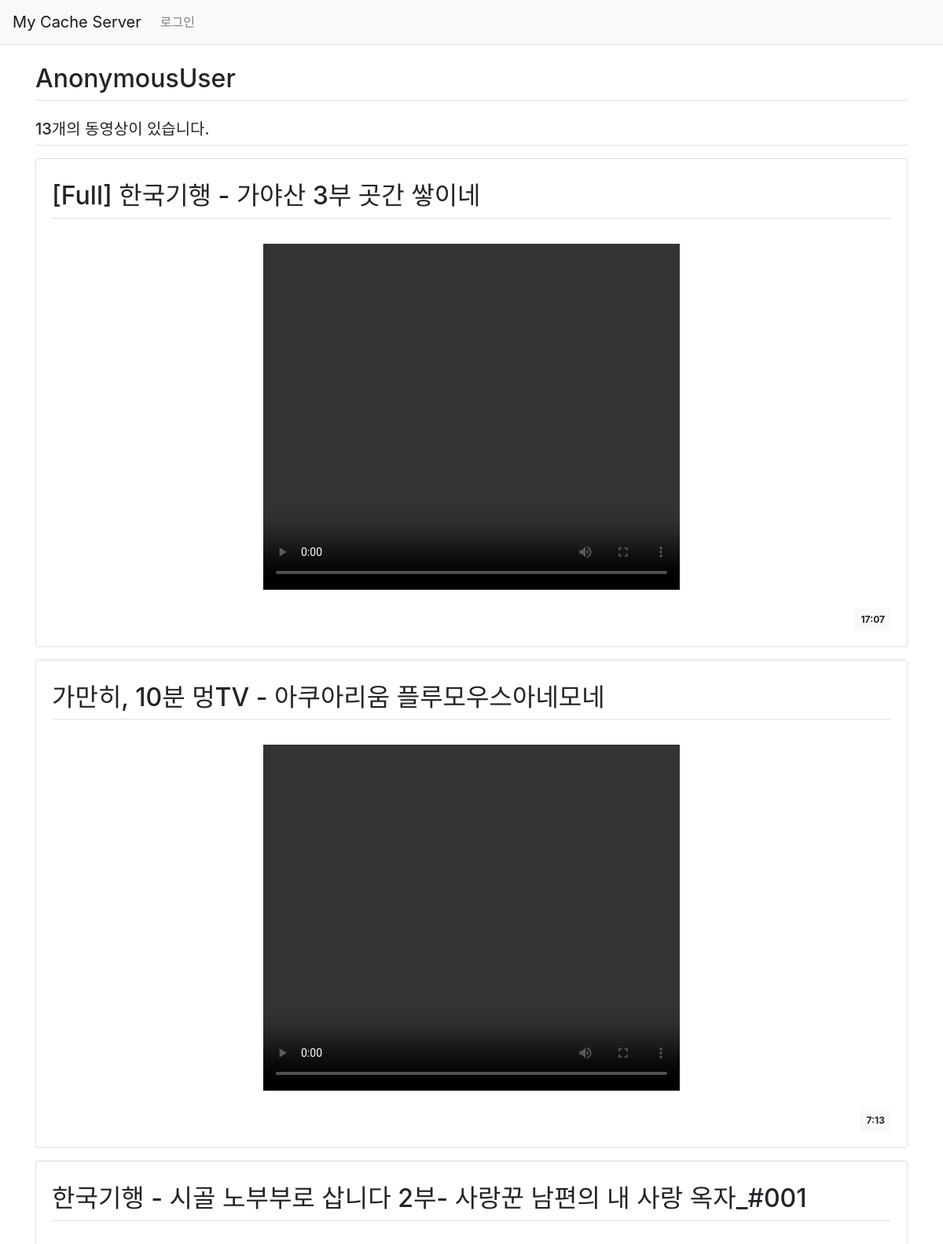
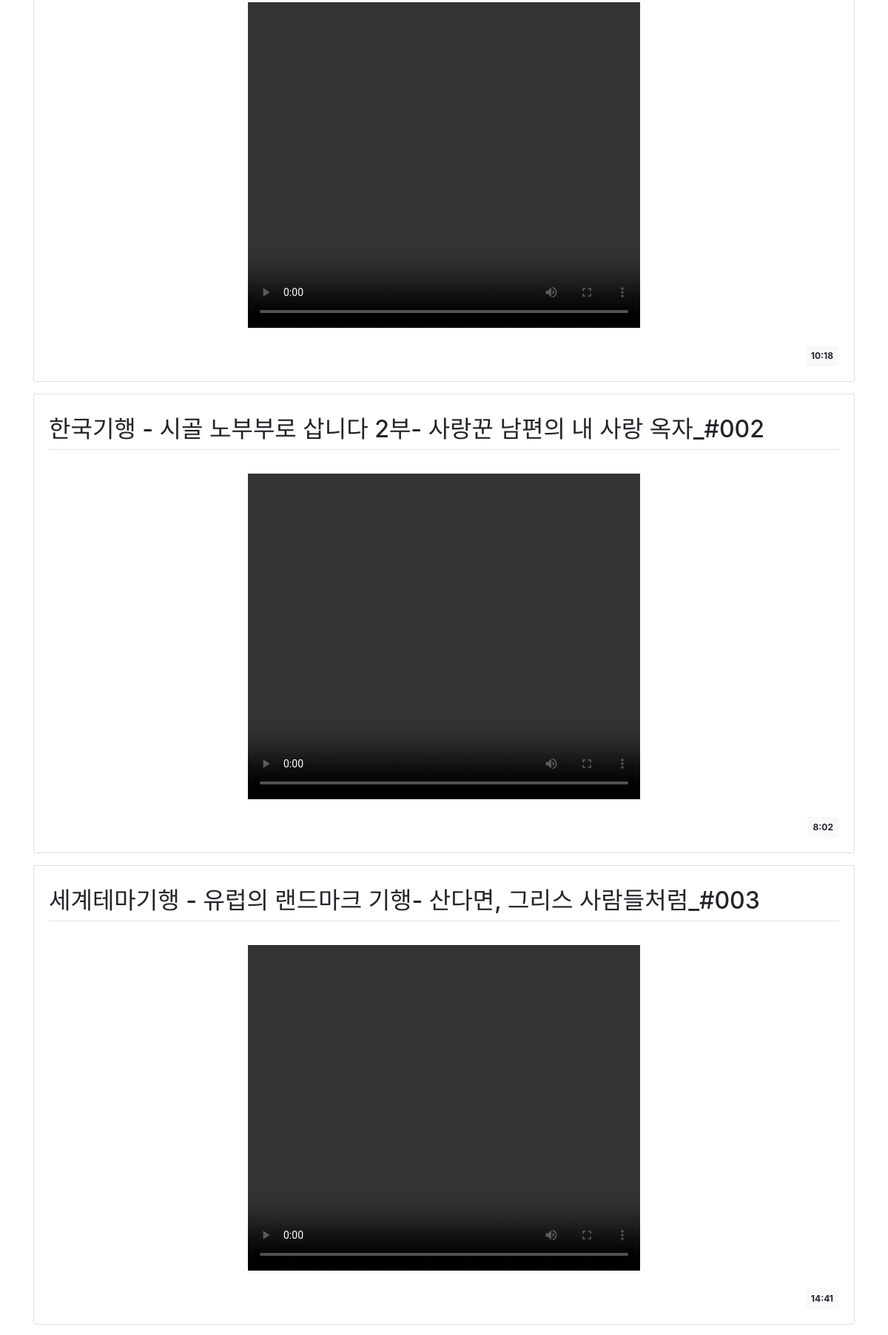
/detail/1 (upper part), run on the app's committed database (2 pictures, top to bottom).
### cache_video/models.py (models this page shows)
class LocalUrl(models.Model):
    tracking_url = models.ForeignKey(TrackingUrl, on_delete=models.CASCADE)  # 지정되어있는 트래킹 url
    subject = models.CharField(max_length=100)                               # 제목
    url = models.CharField(max_length=100, primary_key=True)                 # 다운하고자 하는 파일의 웹 위치
    local = models.CharField(max_length=100, blank=True)                     # 다운하고자 하는 파일의 local 위치
    thumbnail = models.CharField(max_length=100, blank=True)                 # 썸네일 파일의 local 위치
    running_time = models.CharField(max_length=100)                      # 동영상 길이

### cache_video/views.py (the view)
# urls.py: path('detail/<int:tracking_url_id>', views.detail, name='detail')  # 메인 페이지의 상세보기
def detail(request, tracking_url_id:int):
    Obj = get_object_or_404(TrackingUrl, pk=tracking_url_id)
    Obj = Obj.localurl_set.all()
    print(Obj)
    return render(request, 'cache_video/detail.html', {'video_list': Obj})

### templates/cache_video/detail.html
{% extends 'base.html' %}
{% load static %}
{% block content %}
{% load static %}
<link rel="stylesheet" type="text/css" href="{% static 'bootstrap.min.css' %}">
<div class="container my-3">
    <h2 class="border-bottom py-2">{{ user }}</h2>
    <h5 class="border-bottom my-3 py-2">{{video_list.count}}개의 동영상이 있습니다.</h5>
    {% for video in video_list %}
    <div class="card my-3">
        <div class="card-body">
            <h2 class="border-bottom py-2">{{ video.subject }}</h2>
            <div class="card-text" style="white-space: pre-line;">
                <div class="d-flex justify-content-center">
                    <video width="530" height="440" controls>
                        <source src="../media/{{video.local}}" type="video/mp4"> </source>
                    </video>
                </div>
            </div>
            <div class="d-flex justify-content-end">
                <div class="badge badge-light p-2">
                    {{ video.running_time }}
                </div>
            </div>
        </div>
    </div>
    {% endfor %}
</div>
{% endblock %}

### data on the page
LocalUrl: subject "[Full] 한국기행 - 가야산 3부 곳간 쌓이네", running_time "17:07"
LocalUrl: subject "가만히, 10분 멍TV - 아쿠아리움 플루모우스아네모네", running_time "7:13"
LocalUrl: subject "한국기행 - 시골 노부부로 삽니다 2부- 사랑꾼 남편의 내 사랑 옥자_#001", running_time "10:18"
LocalUrl: subject "한국기행 - 시골 노부부로 삽니다 2부- 사랑꾼 남편의 내 사랑 옥자_#002", running_time "8:02"
LocalUrl: subject "세계테마기행 - 유럽의 랜드마크 기행- 산다면, 그리스 사람들처럼_#003", running_time "14:41"

### other printed values
{{ user }} "AnonymousUser"
{{ video_list.count }} "13"
